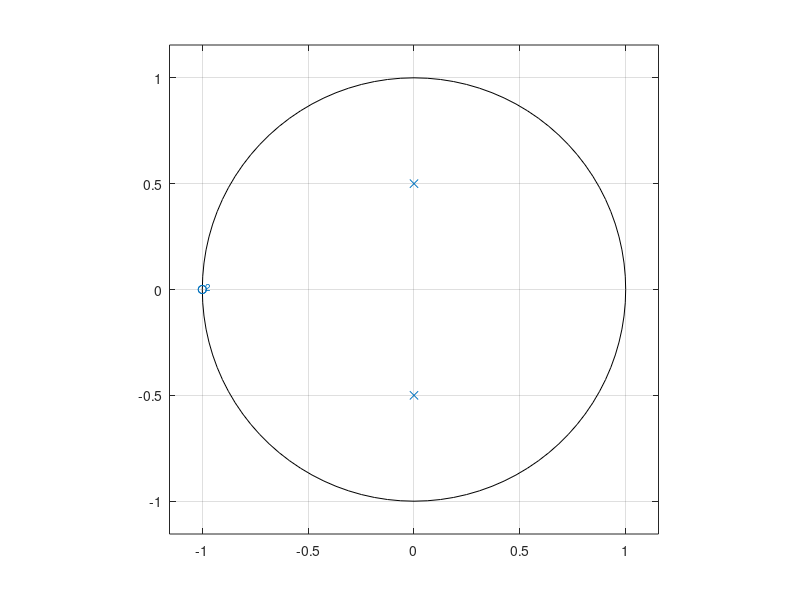
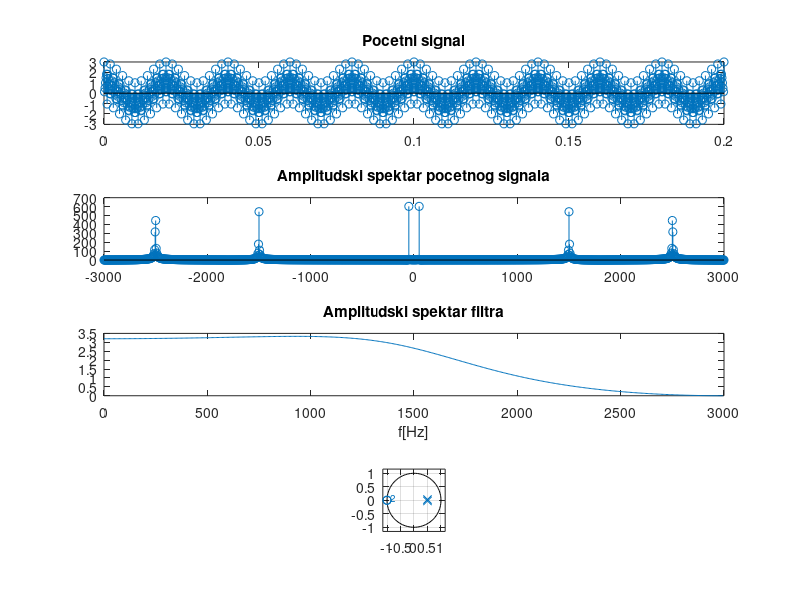
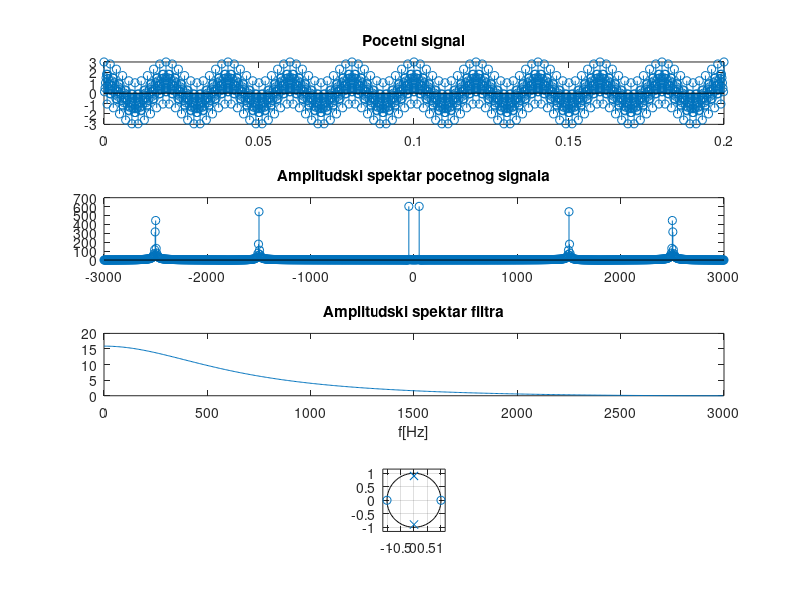
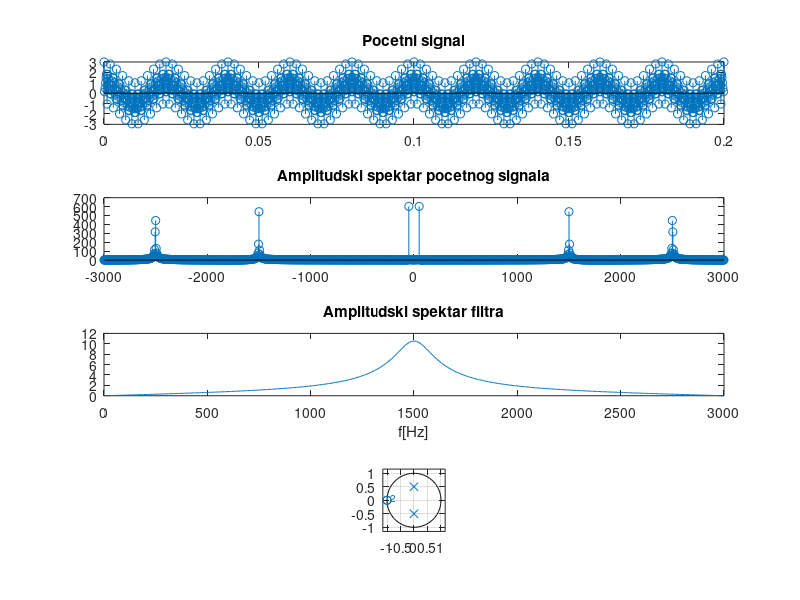

These charts were generated, in order, by the following MATLAB code:
%% pod a)
fs = 6000;
t = 0:1/fs:0.2;
y = cos(2*pi*50*t) + cos(2*pi*1500*t) + cos(2*pi*2500*t);

Y = fftshift(fft(y));
frekv = linspace(-fs/2, fs/2, length(Y));



% NF, eliminise f3 od 2500hz
r = 0.5;
fp = 1500; % granicna frekvencija koju zelimo da zadrzimo
teta = 2*pi*fp/fs;
b = [1, 2, 1];                     % z^2 + 2*z + 1
a = [1, -2*r*cos(teta), r^2];      % z^2 - 2*r*cos(teta)*z + r^2
zplane(roots(b), roots(a));

[h, W] = freqz(b, a, 500);
f_osa = W*fs/2/pi;

figure, subplot(411), stem(t, y)
title("Pocetni signal")
subplot(412), stem(frekv, abs(Y));
title("Amplitudski spektar pocetnog signala")
subplot(413), plot(f_osa, abs(h))
title("Amplitudski spektar filtra")
xlabel('f[Hz]')

y_filtr = filter(b, a, y);
Y_filtr = fftshift(fft(y_filtr));
subplot(414), stem(frekv, abs(Y_filtr))
title("Amplitudski spektar filtriranog signala")

%% pod b)
% takodje NF, ali elimise f2 i f3, od 1500Hz
fs = 6000;
t = 0:1/fs:0.2;
y = cos(2*pi*50*t) + cos(2*pi*1500*t) + cos(2*pi*2500*t);

Y = fftshift(fft(y));
frekv = linspace(-fs/2, fs/2, length(Y));

r = 0.5;
fp = 50; % granicna frekvencija koju zelimo da zadrzimo
teta = 2*pi*fp/fs;
b = [1, 2, 1];                     % z^2 + 2*z + 1
a = [1, -2*r*cos(teta), r^2];      % z^2 - 2*r*cos(teta)*z + r^2
zplane(roots(b), roots(a));

[h, W] = freqz(b, a, 500);
f_osa = W*fs/2/pi;

figure, subplot(411), stem(t, y)
title("Pocetni signal")
subplot(412), stem(frekv, abs(Y));
title("Amplitudski spektar pocetnog signala")
subplot(413), plot(f_osa, abs(h))
title("Amplitudski spektar filtra")
xlabel('f[Hz]')

y_filtr = filter(b, a, y);
Y_filtr = fftshift(fft(y_filtr));
subplot(414), stem(frekv, abs(Y_filtr))
title("Amplitudski spektar filtriranog signala")

%% pod c)
% PO, propusta f2 
fs = 6000;
t = 0:1/fs:0.2;
y = cos(2*pi*50*t) + cos(2*pi*1500*t) + cos(2*pi*2500*t);

Y = fftshift(fft(y));
frekv = linspace(-fs/2, fs/2, length(Y));

r = 0.9;
fp = 1500;               % granicna frekvencija koju zelimo da zadrzimo
teta = 2*pi*fp/fs;
b = [1, 0, -1];                     % z^2 - 1
a = [1, -2*r*cos(teta), r^2];      % z^2 - 2*r*cos(teta)*z + r^2
zplane(roots(b), roots(a));

[h, W] = freqz(b, a, 500);
f_osa = W*fs/2/pi;

figure, subplot(411), stem(t, y)
title("Pocetni signal")
subplot(412), stem(frekv, abs(Y));
title("Amplitudski spektar pocetnog signala")
subplot(413), plot(f_osa, abs(h))
title("Amplitudski spektar filtra")
xlabel('f[Hz]')

y_filtr = filter(b, a, y);
Y_filtr = fftshift(fft(y_filtr));
subplot(414), stem(frekv, abs(Y_filtr))
title("Amplitudski spektar filtriranog signala")

%% pod d)
fs = 6000;
t = 0:1/fs:0.2;
y = cos(2*pi*50*t) + cos(2*pi*1500*t) + cos(2*pi*2500*t);

Y = fftshift(fft(y));
frekv = linspace(-fs/2, fs/2, length(Y));

r = 0.5;
fp = 1500; % granicna frekvencija koju zelimo da zadrzimo
teta = 2*pi*fp/fs;
b = [1, 2, 1];                     % z^2 + 2*z + 1
a = [1, -2*r*cos(teta), r^2];      % z^2 - 2*r*cos(teta)*z + r^2
zplane(roots(b), roots(a));

[h, W] = freqz(b, a, 500);
f_osa = W*fs/2/pi;

figure, subplot(411), stem(t, y)
title("Pocetni signal")
subplot(412), stem(frekv, abs(Y));
title("Amplitudski spektar pocetnog signala")
subplot(413), plot(f_osa, abs(h))
title("Amplitudski spektar filtra")
xlabel('f[Hz]')

y_filtr = filter(b, a, y);
Y_filtr = fftshift(fft(y_filtr));
subplot(414), stem(frekv, abs(Y_filtr))
title("Amplitudski spektar filtriranog signala")

%% NPO
clc;clear;
fs = 6000;
t = 0:1/fs:0.2;
y = cos(2*pi*50*t) + cos(2*pi*1500*t) + cos(2*pi*2500*t);

Y = fftshift(fft(y));
frekv = linspace(-fs/2, fs/2, length(Y));

% PNO eliminise f2
r1 = 0.5;
r2 = 0.9;
fp = 1500; % granicna frekvencija koju zelimo da zadrzimo
teta = 2*pi*fp/fs;
b = [1, -2*r2*cos(teta), r2^2];                    
%a = [1, -2*r1*cos(teta2), r1^2];      % z^2 - 2*r*cos(teta)*z + r^2
a = [1, 0, -r1^2];
zplane(roots(b), roots(a));

[h, W] = freqz(b, a, 500);
f_osa = W*fs/2/pi;

figure, subplot(411), stem(t, y)
title("Pocetni signal")
subplot(412), stem(frekv, abs(Y));
title("Amplitudski spektar pocetnog signala")
subplot(413), plot(f_osa, abs(h))
title("Amplitudski spektar filtra")
xlabel('f[Hz]')

y_filtr = filter(b, a, y);
Y_filtr = fftshift(fft(y_filtr));
subplot(414), stem(frekv, abs(Y_filtr))
title("Amplitudski spektar filtriranog signala")
